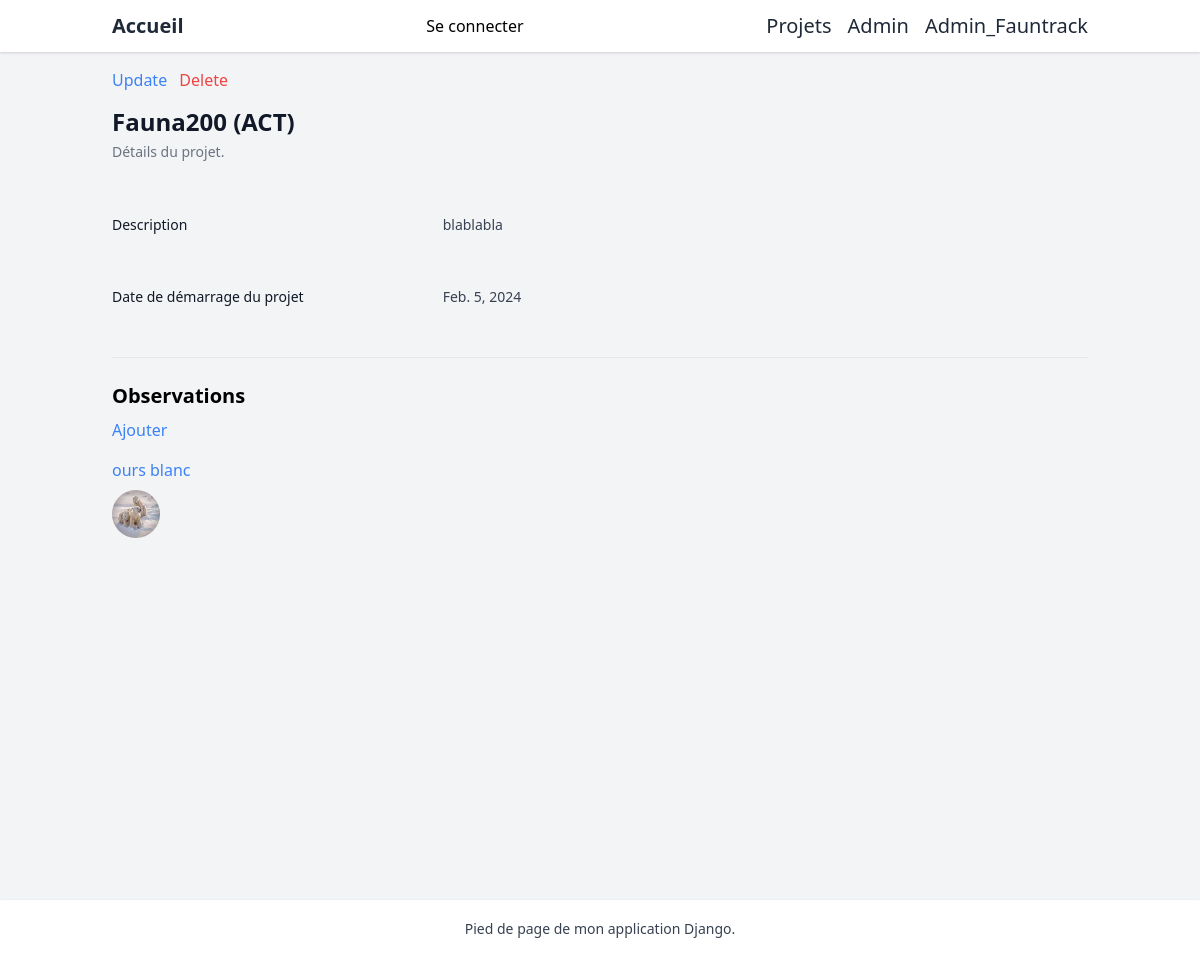
Screenshot of /faunatrack/projets/1/ with the database file from the repository.
### faunatrack/models.py (models this page shows, shortened)
class Project(models.Model):
    ETAT = [
        ("ACT", "PROJET_ACTIF"),
        ("INACT", "PROJET_INACTIF")
    ]
    nom = models.CharField(max_length=250)
    description = models.TextField()
    date_debut = models.DateField(auto_now_add=True)  # ajouter automatique à la date d'aujourd'hui
    etat = models.CharField(max_length=15, choices=ETAT, default="INACT")
    observations = models.ManyToManyField("faunatrack.Observation", related_name="projets") # pour éviter problème recursivite comme après
    slug = models.SlugField(blank=True)

class Observation(models.Model):
    date_observation = models.DateTimeField(blank=True, null=True)
    espece = models.ForeignKey(Espece, related_name="observations", on_delete=models.CASCADE)
    quantite = models.IntegerField()
    latitude = models.DecimalField(max_digits=9, decimal_places=6, validators=[validate_latitude], help_text="je suis l'aide") # own validator
    longitude = models.DecimalField(max_digits=9, decimal_places=6, validators=[MaxValueValidator(limit_value=180), MinValueValidator(limit_value=-180)])
    notes = models.TextField(default="Pas de notes")
    photos = models.ImageField(upload_to="faunatrack/static/observations_photos/", null=True, blank=True)
    scientifique = models.ForeignKey(Scientifique, related_name="observation", on_delete=models.SET_NULL, null=True)

class Espece(models.Model):
    STATUT = [
        ("DISPARU", "En voie de disparition"), # pour aficher la deuxieme .get_statut_display()
        ("DANGER", "En danger"),
        ("PROTEGE", "Protégé"),
        ("INCONNU", "On sait pas!")
    ]
    nom_commun = models.CharField(max_length=250)
    nom_scientifique = models.CharField(max_length=250, null=True)  # si pas d'entree, valeur nulle par défaut
    statut = models.CharField(max_length=250, choices=STATUT, default="INCONNU")

### faunatrack/views.py (the view)
# urls.py: path("projets/<int:pk>/", ProjetView.as_view(), name="projet"),
class ProjetView(DetailView):
    model = Project
    template_name = "projet.html"
    extra_context = {"truc": "ma var"} # pour faire comme get_context_data

### faunatrack/templates/projet.html
{% extends "base.html" %}
{% block content %}
    <div class="mb-4">
        <a href="{% url 'projet_update' project.pk %}" class="text-blue-500 mr-2">Update</a>
        <a href="{% url 'delete_project' project.pk %}" class="text-red-500">Delete</a>
    </div>
    <div class="px-4 sm:px-0">
        <h3 class="text-2xl font-semibold leading-7 text-gray-900"><b>{{ project.nom }}</b> ({{ project.etat }})</h3>
        <p class="mt-1 max-w-2xl text-sm leading-6 text-gray-500">Détails du projet.</p>
    </div>
    <div class="mt-6 border-t border-gray-100">
        <dl class="divide-y divide-gray-100">
            <div class="px-4 py-6 sm:grid sm:grid-cols-3 sm:gap-4 sm:px-0">
                <dt class="text-sm font-medium leading-6 text-gray-900">Description</dt>
                <dd class="mt-1 text-sm leading-6 text-gray-700 sm:col-span-2 sm:mt-0">{{ project.description }}</dd>
            </div>
        </dl>
        <div class="px-4 py-6 sm:grid sm:grid-cols-3 sm:gap-4 sm:px-0">
            <dt class="text-sm font-medium leading-6 text-gray-900">Date de démarrage du projet</dt>
            <dd class="mt-1 text-sm leading-6 text-gray-700 sm:col-span-2 sm:mt-0">{{ project.date_debut }}</dd>
        </div>
    </div>
    <hr class="my-6"/>
    <div>
        <h2 class="text-xl font-semibold mb-2">Observations</h2>
        <a href="{% url 'create_observation' %}" class="text-blue-500">Ajouter</a>
        <ul class="mt-4">
            {% for observation in project.observations.all %}
                <li>
                    <a href="" class="text-blue-500">{{ observation.espece.nom_commun }}</a>
                    <div class="mt-2">
                        {% if observation.photos %}
                            <img src="{{ observation.photos.url }}" alt="image" class="w-12 h-12 rounded-full"/>
                        {% else %}
                            <p>Pas de photos</p>
                        {% endif %}
                    </div>
                </li>
            {% endfor %}
        </ul>
    </div>
{% endblock content %}

### rows the page displays
Project: nom "Fauna200", etat "ACT", description "blablabla", date_debut "Feb. 5, 2024"
Observation: espece.nom_commun "ours blanc", photos (picture)
